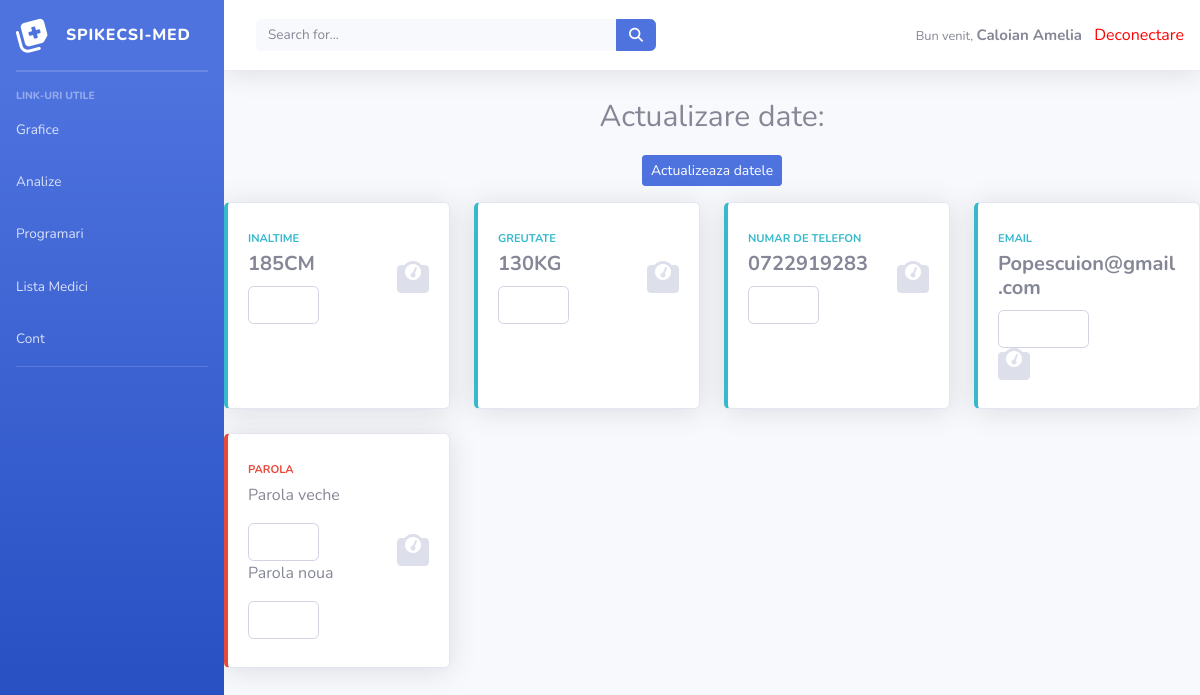
The app's page /components/date_cont.php (signed in), older data.
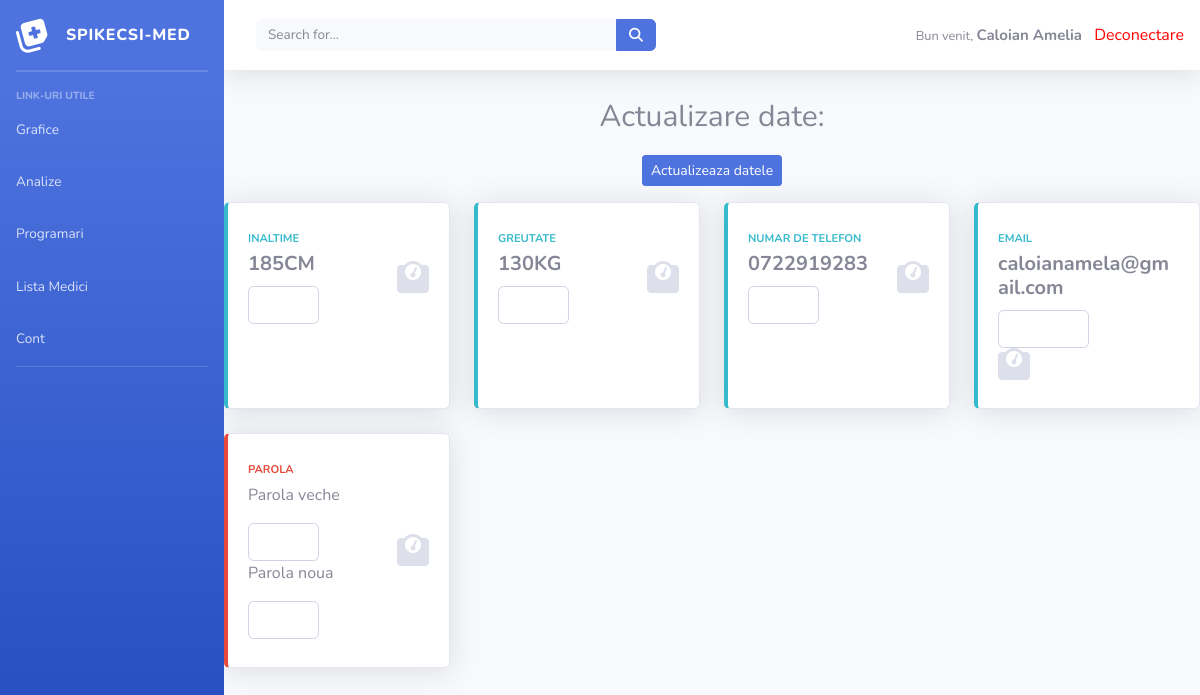
The same page, newer data.
### tables this page shows
CREATE TABLE `pacienti` (
  `CNP` varchar(13) NOT NULL,
  `Parola` text NOT NULL,
  `Email` text NOT NULL,
  `Numar_telefon` char(11) NOT NULL,
  `Nume` text NOT NULL,
  `Prenume` text NOT NULL,
  `Varsta` int(11) NOT NULL,
  `Inaltime` int(11) NOT NULL,
  `Greutate` float NOT NULL,
  `Grupa_sange` text NOT NULL
);

### components/date_cont.php (the view, shortened to what the changed rows need)
<?php
require_once 'top-bar.php';
?>
<html>
<head>
  <link href="../css/sb-admin-2.min.css" rel="stylesheet">
</head>
<body>
<div id="wrapper">
    <div id="content-wrapper" style="d-flex flex column">
        <?php top_bar();
          $CNP=$_SESSION['CNP'];
          $mysqli = new mysqli("localhost", 'root', '', 'licenta');
      $sql = "SELECT * from pacienti WHERE CNP=$CNP";
      $result = mysqli_query($mysqli, $sql);
     while($row = mysqli_fetch_assoc($result)) {
            $Inaltime=$row['Inaltime'];
            $Greutate=$row['Greutate'];
            $Email=$row['Email'];
            $nr_tel=$row['Numar_telefon'];
            }
      echo'
      <div class=row>
        <div class="col-xl-3 col-md-6 mb-4">
              <div class="card border-left-info shadow h-100 py-2">
                <div class="card-body">
                  <div class="row no-gutters align-items-center">
                    <div class="col mr-2">
                      <div class="text-xs font-weight-bold text-info text-uppercase mb-1">Inaltime</div>
                      <div class="h5 mb-0 font-weight-bold text">'.$Inaltime."CM".'</div>
                          <input type="text" id="update_inaltime" name="update_inaltime" class="form-control" style="width:50%;margin-top:10px;">
                    </div>
                  </div>
                </div>
              </div>
            </div>
        <div class="col-xl-3 col-md-6 mb-4">
              <div class="card border-left-info shadow h-100 py-2">
                <div class="card-body">
                  <div class="row no-gutters align-items-center">
                    <div class="col mr-2">
                      <div class="text-xs font-weight-bold text-info text-uppercase mb-1">Greutate</div>
                      <div class="h5 mb-0 font-weight-bold text">'.$Greutate."KG".'</div>
                      <input type="text" id="update_greutate" name="update_greutate" class="form-control" style="width:50%;margin-top:10px;">
                    </div>
                  </div>
                </div>
              </div>
            </div>
        <div class="col-xl-3 col-md-6 mb-4">
              <div class="card border-left-info shadow h-100 py-2">
                <div class="card-body">
                  <div class="row no-gutters align-items-center">
                    <div class="col mr-2">
                      <div class="text-xs font-weight-bold text-info text-uppercase mb-1">Numar de telefon</div>
                      <div class="h5 mb-0 font-weight-bold text">'.$nr_tel.'</div>
                      <input type="text" id="update_tel" name="update_tel" class="form-control" style="width:50%;margin-top:10px;">
                    </div>
                  </div>
                </div>
              </div>
            </div>
        <div class="col-xl-3 col-md-6 mb-4">
              <div class="card border-left-info shadow h-100 py-2">
                <div class="card-body">
                  <div class="row no-gutters align-items-center">
                    <div class="col mr-2">
                      <div class="text-xs font-weight-bold text-info text-uppercase mb-1">Email</div>
                      <div class="h5 mb-0 font-weight-bold text">'.$Email.'</div>
                      <input type="text" id="update_email" name="update_email" class="form-control" style="width:50%;margin-top:10px;">
                    </div>
                  </div>
                </div>
              </div>
            </div>
            </form>';
?>
              </div>
      </div></div>
</body>
</html>

### components/top-bar.php (shortened to what the changed rows need)
<?php
function top_bar ()
{
  $mysqli = new mysqli("localhost", 'root', '', 'licenta');
  $CNP=$_SESSION['CNP'];
$sql = "SELECT Nume, Prenume FROM pacienti where CNP='$CNP'";
$result = mysqli_query($mysqli, $sql);
while($row = mysqli_fetch_assoc($result)) {
        $nume_pacient=$row['Nume'];
        $prenume_pacient=$row['Prenume'];
    }
    print '
    <nav class="navbar navbar-expand navbar-light bg-white topbar mb-4 static-top shadow">
          <form class="d-none d-sm-inline-block form-inline mr-auto ml-md-3 my-2 my-md-0 mw-100 navbar-search">
            <div class="input-group">
              <input type="text" class="form-control bg-light border-0 small" placeholder="Search for..." aria-label="Search" aria-describedby="basic-addon2">
              <div class="input-group-append">
                <button class="btn btn-primary" type="button">
                  <i class="fas fa-search fa-sm"></i>
                </button>
              </div>
            </div>
          </form>
          <ul class="navbar-nav ml-auto">
            <li class="nav-item dropdown no-arrow">
              <span class="mr-2 d-none d-lg-inline text-gray-600 small">Bun venit,  <span style="font-size:15px;font-weight:bold;">'.$nume_pacient.' '.$prenume_pacient.'</span></span>
                <a href="index.php?logout" style="color:red ">Deconectare</a>
            </li>
          </ul>
        </nav>';
}
?>

Row changes from the older to the newer data that the page shows:
changed pacienti "Caloian": Email "Popescuion@gmail.com" → "caloianamela@gmail.com"
